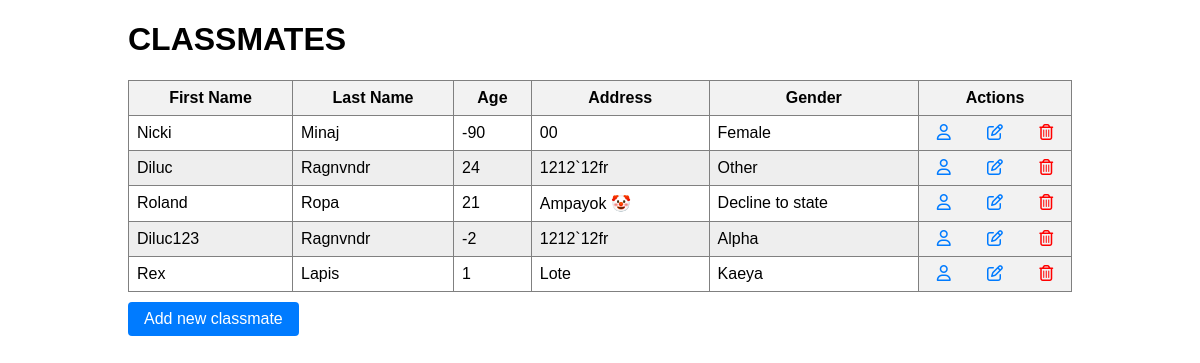
The page /classmate/ on the database its author committed.
### classmates/models.py (models this page shows, shortened)
class Classmate(models.Model):
    firstname = models.CharField(max_length=200)
    lastname = models.CharField(max_length=200)
    age = models.IntegerField()
    address = models.CharField(max_length=300)
    gender = models.CharField(max_length=30)

### classmates/views.py (the view)
# urls.py: path('', views.ClassmateList.as_view(), name='classmate_list'),
class ClassmateList(ListView):
    model = Classmate

### classmates/templates/classmates/classmate_list.html (shortened to what this page needs)
<!DOCTYPE html>
<html lang="en">
<head>
    <link rel="stylesheet" href="https://cdnjs.cloudflare.com/ajax/libs/font-awesome/6.4.2/css/all.min.css">
</head>
<body>
    <h1>CLASSMATES</h1>
    <table border="1">
    <thead>
        <tr>
        <th>First Name</th>
        <th>Last Name</th>
        <th>Age</th>
        <th>Address</th>
        <th>Gender</th>
        <th colspan="3">Actions</th>
        </tr>
    </thead>
<tbody>
      {% if object_list %}
        {% for classmate in object_list %}
          <tr>
            <td>{{ classmate.firstname }}</td>
            <td>{{ classmate.lastname }}</td>
            <td>{{ classmate.age }}</td>
            <td>{{ classmate.address }}</td>
            <td>{{ classmate.gender }}</td>
            <td class="actions-column"><a class="actions" href="{% url "classmate_view" classmate.id %}">
                <i class="fa-regular fa-user" style="color: #007bff;"></i>
              </a></td>
            <td class="actions-column"><a class="actions" href="{% url "classmate_edit" classmate.id %}">
                <i class="fa-regular fa-pen-to-square" style="color: #007bff;"></i>
              </a></td>
            <td class="actions-column"><a class="actions" href="{% url "classmate_delete" classmate.id %}">
                <i class="fa-regular fa-trash-can" style="color: #ff0000;"></i>
              </a></td>
          </tr>
        {% endfor %}
      {% else %}
        <tr>
          <td colspan="6" style="text-align: center">No data found</td>
        </tr>
      {% endif %}
    </tbody>
  </table>
  <a class="new" href="{% url "classmate_new" %}">Add new classmate</a>
</body>
</html>

### classmates/templates/classmates/classmate_list.html (style rules this page uses)
body { font-family: "Lucida Sans Unicode", "Lucida Grande", sans-serif; padding: 0 10%; }
table { width: 100%; border-collapse: collapse; }
th, td { padding: 0.5rem; text-align: left; }
th { background-color: #f2f2f2; text-align: center; }
tr:nth-child(even) { background-color: #eee; }
a { text-decoration: none; color: #007bff; }
.new { display: inline-block; padding: 0.5rem 1rem; background-color: #007bff; color: #fff; border-radius: 0.25rem; margin-top: 10px; transition: all 0.2s ease-in-out; }
.actions-column { text-align: center; border-left: none; border-right: none; background-color: #f2f2f2; }

### rows shown on the page
Classmate: firstname "Nicki", lastname "Minaj", age "-90", address "00", gender "Female"
Classmate: firstname "Diluc", lastname "Ragnvndr", age "24", address "1212`12fr", gender "Other"
Classmate: firstname "Roland", lastname "Ropa", age "21", address "Ampayok 🤡", gender "Decline to state"
Classmate: firstname "Diluc123", lastname "Ragnvndr", age "-2", address "1212`12fr", gender "Alpha"
Classmate: firstname "Rex", lastname "Lapis", age "1", address "Lote", gender "Kaeya"
